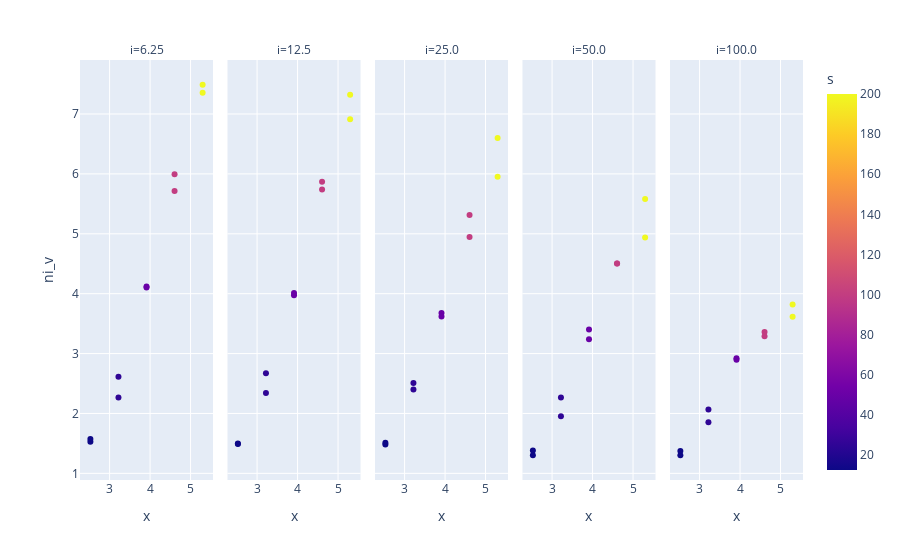

Here is the notebook cell this chart was saved with:
### Code cell
px.scatter(nc_obs, x=np.log(nc_obs['s']), y = 'ni_v', color='s', facet_col='i')

### Figure 1 — Plotly figure (JSON) as saved in the notebook; plotly's stock layout.template omitted (floating-point values rounded to 4 significant figures)
{"data": [{"hovertemplate": "i=6.25<br>x=%{x}<br>ni_v=%{y}<br>s=%{marker.color}<extra></extra>", "legendgroup": "", "marker": {"color": [200, 200, 100, 100, 50, 50, 25, 25, 12.5, 12.5], "coloraxis": "coloraxis", "symbol": "circle"}, "mode": "markers", "name": "", "orientation": "v", "showlegend": false, "type": "scatter", "x": [5.298, 5.298, 4.605, 4.605, 3.912, 3.912, 3.219, 3.219, 2.526, 2.526], "xaxis": "x", "y": [7.354, 7.488, 5.714, 5.994, 4.121, 4.103, 2.267, 2.611, 1.526, 1.574], "yaxis": "y"}, {"hovertemplate": "i=12.5<br>x=%{x}<br>ni_v=%{y}<br>s=%{marker.color}<extra></extra>", "legendgroup": "", "marker": {"color": [200, 200, 100, 100, 50, 50, 25, 25, 12.5, 12.5], "coloraxis": "coloraxis", "symbol": "circle"}, "mode": "markers", "name": "", "orientation": "v", "showlegend": false, "type": "scatter", "x": [5.298, 5.298, 4.605, 4.605, 3.912, 3.912, 3.219, 3.219, 2.526, 2.526], "xaxis": "x2", "y": [6.911, 7.321, 5.868, 5.74, 3.974, 4.011, 2.343, 2.67, 1.491, 1.5], "yaxis": "y2"}, {"hovertemplate": "i=25.0<br>x=%{x}<br>ni_v=%{y}<br>s=%{marker.color}<extra></extra>", "legendgroup": "", "marker": {"color": [200, 200, 100, 100, 50, 50, 25, 25, 12.5, 12.5], "coloraxis": "coloraxis", "symbol": "circle"}, "mode": "markers", "name": "", "orientation": "v", "showlegend": false, "type": "scatter", "x": [5.298, 5.298, 4.605, 4.605, 3.912, 3.912, 3.219, 3.219, 2.526, 2.526], "xaxis": "x3", "y": [5.952, 6.597, 4.948, 5.313, 3.679, 3.617, 2.511, 2.402, 1.482, 1.509], "yaxis": "y3"}, {"hovertemplate": "i=50.0<br>x=%{x}<br>ni_v=%{y}<br>s=%{marker.color}<extra></extra>", "legendgroup": "", "marker": {"color": [200, 200, 100, 100, 50, 50, 25, 25, 12.5, 12.5], "coloraxis": "coloraxis", "symbol": "circle"}, "mode": "markers", "name": "", "orientation": "v", "showlegend": false, "type": "scatter", "x": [5.298, 5.298, 4.605, 4.605, 3.912, 3.912, 3.219, 3.219, 2.526, 2.526], "xaxis": "x4", "y": [4.937, 5.583, 4.504, 4.504, 3.4, 3.24, 1.954, 2.267, 1.383, 1.302], "yaxis": "y4"}, {"hovertemplate": "i=100.0<br>x=%{x}<br>ni_v=%{y}<br>s=%{marker.color}<extra></extra>", "legendgroup": "", "marker": {"color": [200, 200, 100, 100, 50, 50, 25, 25, 12.5, 12.5], "coloraxis": "coloraxis", "symbol": "circle"}, "mode": "markers", "name": "", "orientation": "v", "showlegend": false, "type": "scatter", "x": [5.298, 5.298, 4.605, 4.605, 3.912, 3.912, 3.219, 3.219, 2.526, 2.526], "xaxis": "x5", "y": [3.82, 3.613, 3.29, 3.361, 2.895, 2.921, 1.854, 2.066, 1.302, 1.372], "yaxis": "y5"}], "layout": {"annotations": [{"font": {}, "showarrow": false, "text": "i=6.25", "x": 0.092, "xanchor": "center", "xref": "paper", "y": 1, "yanchor": "bottom", "yref": "paper"}, {"font": {}, "showarrow": false, "text": "i=12.5", "x": 0.296, "xanchor": "center", "xref": "paper", "y": 1, "yanchor": "bottom", "yref": "paper"}, {"font": {}, "showarrow": false, "text": "i=25.0", "x": 0.5, "xanchor": "center", "xref": "paper", "y": 1, "yanchor": "bottom", "yref": "paper"}, {"font": {}, "showarrow": false, "text": "i=50.0", "x": 0.704, "xanchor": "center", "xref": "paper", "y": 1, "yanchor": "bottom", "yref": "paper"}, {"font": {}, "showarrow": false, "text": "i=100.0", "x": 0.908, "xanchor": "center", "xref": "paper", "y": 1, "yanchor": "bottom", "yref": "paper"}], "coloraxis": {"colorbar": {"title": {"text": "s"}}, "colorscale": [[0, "#0d0887"], [0.1111, "#46039f"], [0.2222, "#7201a8"], [0.3333, "#9c179e"], [0.4444, "#bd3786"], [0.5556, "#d8576b"], [0.6667, "#ed7953"], [0.7778, "#fb9f3a"], [0.8889, "#fdca26"], [1, "#f0f921"]]}, "legend": {"tracegroupgap": 0}, "margin": {"t": 60}, "xaxis": {"anchor": "y", "domain": [0, 0.184], "title": {"text": "x"}}, "xaxis2": {"anchor": "y2", "domain": [0.204, 0.388], "matches": "x", "title": {"text": "x"}}, "xaxis3": {"anchor": "y3", "domain": [0.408, 0.592], "matches": "x", "title": {"text": "x"}}, "xaxis4": {"anchor": "y4", "domain": [0.612, 0.796], "matches": "x", "title": {"text": "x"}}, "xaxis5": {"anchor": "y5", "domain": [0.816, 1], "matches": "x", "title": {"text": "x"}}, "yaxis": {"anchor": "x", "domain": [0, 1], "title": {"text": "ni_v"}}, "yaxis2": {"anchor": "x2", "domain": [0, 1], "matches": "y", "showticklabels": false}, "yaxis3": {"anchor": "x3", "domain": [0, 1], "matches": "y", "showticklabels": false}, "yaxis4": {"anchor": "x4", "domain": [0, 1], "matches": "y", "showticklabels": false}, "yaxis5": {"anchor": "x5", "domain": [0, 1], "matches": "y", "showticklabels": false}}}
